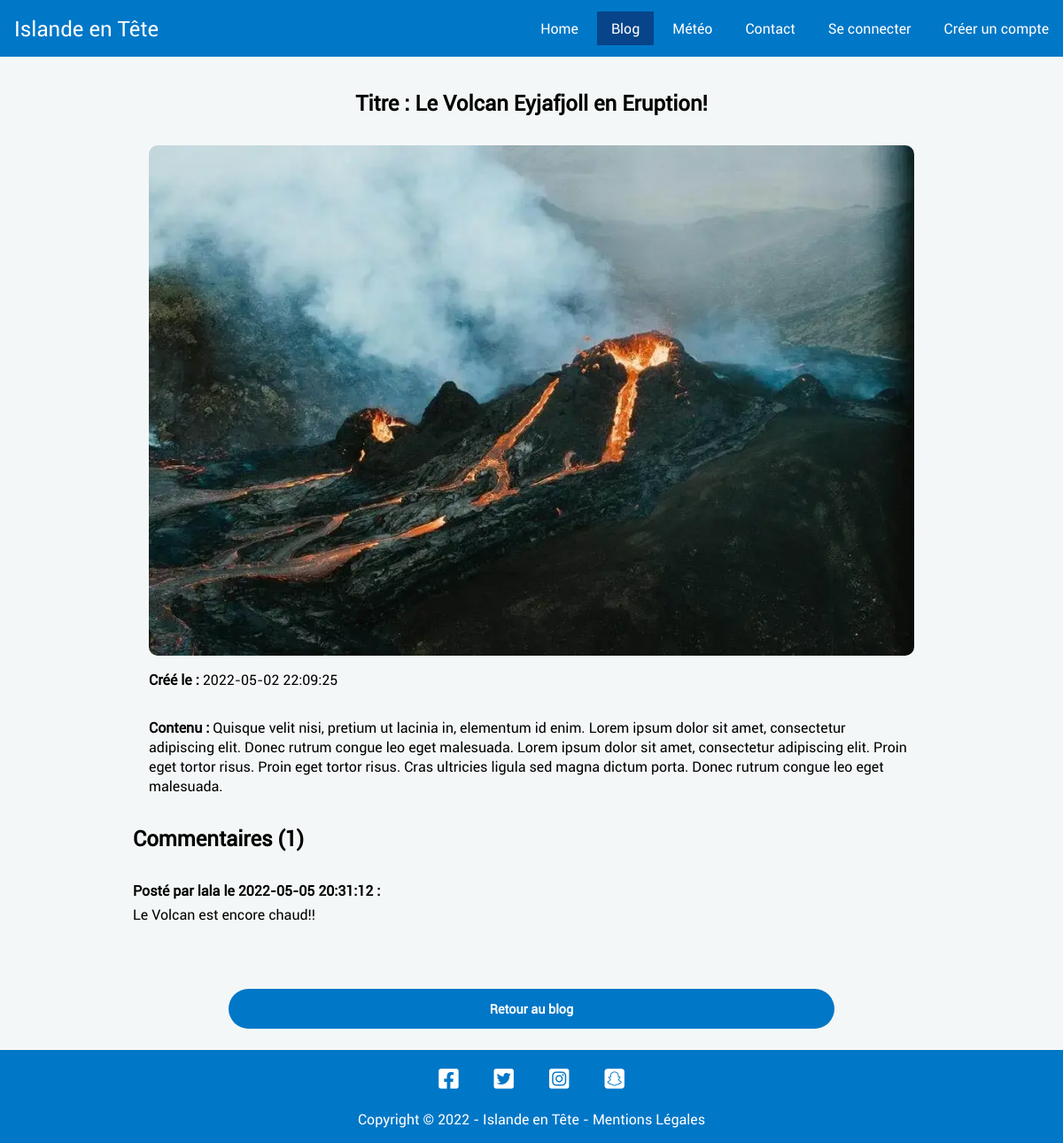
/article&id=45, run on the app's committed database.
### tables this page shows
CREATE TABLE `article` (
  `id` int(11) NOT NULL,
  `title` varchar(255) NOT NULL,
  `url_image` varchar(255) NOT NULL,
  `alt_image` varchar(255) NOT NULL,
  `accroche` varchar(255) NOT NULL,
  `content` text NOT NULL,
  `id_category` int(10) UNSIGNED NOT NULL,
  `created_at` datetime NOT NULL DEFAULT current_timestamp()
);

CREATE TABLE `commentaires` (
  `id` bigint(20) NOT NULL,
  `commentaire` text NOT NULL,
  `id_article` bigint(20) UNSIGNED NOT NULL,
  `id_user` bigint(20) UNSIGNED NOT NULL,
  `created_at` timestamp NOT NULL DEFAULT current_timestamp() ON UPDATE current_timestamp()
);

CREATE TABLE `user` (
  `id` int(11) NOT NULL,
  `pseudo` varchar(100) NOT NULL,
  `mail` varchar(255) NOT NULL,
  `password` varchar(255) NOT NULL,
  `role` tinyint(1) NOT NULL,
  `created_at` timestamp NULL DEFAULT current_timestamp()
);

### app/Controllers/FrontController.php (called while the page is built, shortened)
<?php
class FrontController
{
    function article($id)
    {
        $articleManager = new \ProjetBlogKercode\Models\UserModel();
        $article = $articleManager->afficherArticle();
            $nb_commentaires = $articleManager->countCommentaires($id);
            $commentaires = $articleManager->getCommentaires();
            require "app/Views/front/article.php";
        }
}

### app/Models/UserModel.php (called while the page is built, shortened)
<?php
class UserModel extends Manager
{
    public function afficherArticle()
    {
        $bdd = $this->dbConnect();
        $id = $_GET['id'];
        $req = $bdd->prepare("SELECT id, title, url_image, alt_image, content, created_at FROM article WHERE id=?");
        $req->execute([$id]);
        return $req->fetch();
    }
    public function countCommentaires($id)
    {
        $bdd = $this->dbConnect();
        $req = $bdd ->prepare("SELECT COUNT(*) FROM commentaires WHERE id_article=?");
        $req ->execute([(int)$id]);
        $nb_commentaires = $req->fetch()[0];
        return $nb_commentaires;
    }
    public function getCommentaires()
    {
        $bdd = $this->dbConnect();
        $id = (int)$_GET['id'];
        $req = $bdd ->prepare("SELECT commentaires.*, user.pseudo FROM commentaires INNER JOIN user ON commentaires.id_user = user.id AND commentaires.id_article = ?");
        $req ->execute([$id]);
        $commentaires = $req ->fetchAll();
        return $commentaires;
    }
}

### app/Views/front/article.php (the view, shortened to what this page needs)
<section class="article">
    <article class="single-article">
        <h1>Titre : <?= $article['title']; ?></h1>
        <div>
            <img src="<?= $article['url_image']; ?>" alt="<?= $article['alt_image']; ?>">
        </div>
        <div class="paragraphe-article">
            <p><strong>Créé le : </strong><?= $article['created_at']; ?></p>
            <p><strong>Contenu : </strong><?= $article['content']; ?></p>
        </div>
    </article>
</section>
<section class="commentaire">
    <div>
        <h1>Commentaires (<?= $nb_commentaires ?>)</h1>
    </div>
    <?php
        foreach($commentaires as $commentaire) : ?>
    <div>
        <p><strong> Posté par <?= $commentaire['pseudo'] ?> le <time
                    datetime="<? $commentaire['created_at']; ?>"><?= $commentaire['created_at']; ?></time> :</strong>
        </p>
        <p class="p-commentaire"><?= rtrim($commentaire['commentaire']) ?></p>
    </div>
    <?php endforeach;
        ?>
</section>
<a title="retour au blog" href="blog" class="btn-form">Retour au blog</a>
<?php
require "template/template.php";
?>

### app/Public/style/style.css (style rules this page uses)
:root { --mainColor: #0077C7; --mainLightColor: #58A2D4; --mainSuperLightColor: #a7d0ec; --bodyColor: #f4f7f7; --icon-dark: #616161; }
body { font-family: 'Roboto', sans-serif; height: 100%; position: relative; background-color: var(--bodyColor); }
h1 { font-size: 1.5rem; margin: 2rem 0; text-align: center; }
a { text-decoration: none; color: black; }
.btn-form { display: block; padding: 1rem 2rem; background-color: var(--mainColor); color: white; border: none; font-weight: 600; border-radius: 50px; margin: 20px auto; text-align: center; width: 67%; }
.article { margin: 0 1.5rem; }
.single-article img { width: 100%; border-radius: 10px; }
.paragraphe-article { margin: 1rem 0; }
.paragraphe-article p:nth-child(1) { margin-bottom: 2rem; }
.commentaire { min-height: 130px; margin: 0 1rem 2rem; }
.commentaire h1 { text-align: start; }
.p-commentaire { padding: 5px 0 25px; }
.btn-form { padding: 0.8rem 2rem; background-color: var(--mainColor); color: white; border: none; font-weight: 600; border-radius: 50px; margin: 3rem auto 1.5rem; text-align: center; width: 67%; cursor: pointer; font-size: 0.9rem; display: block; }
@media screen and (min-width: 768px) { .single-article img { width: 75%; display: block; margin: 0 auto; } }
@media screen and (min-width: 768px) { .paragraphe-article { width: 75%; margin: 1rem auto; } }
@media screen and (min-width: 768px) { .commentaire { width: 75%; margin: 0 auto; } }
@media screen and (min-width: 768px) { .btn-form { width: 57%; } }

### data on the page
article: title "Le Volcan Eyjafjoll en Eruption!", url_image (picture), created_at "2022-05-02 22:09:25", content "Quisque velit nisi, pretium ut lacinia in, elementum id enim. Lorem ipsum dolor sit amet, consectetur adipiscing elit. Donec rutrum congue leo eget malesuada. Lorem ipsum dolor sit amet, consectetur adipiscing elit. Proin eget tortor risus. Proin eget tortor risus. Cras ultricies ligula sed magna dictum porta. Donec rutrum congue leo eget malesuada."
commentaires: id_user.pseudo "lala", created_at "2022-05-05 20:31:12", commentaire "Le Volcan est encore chaud!!"

### other printed values
$nb_commentaires "1"
